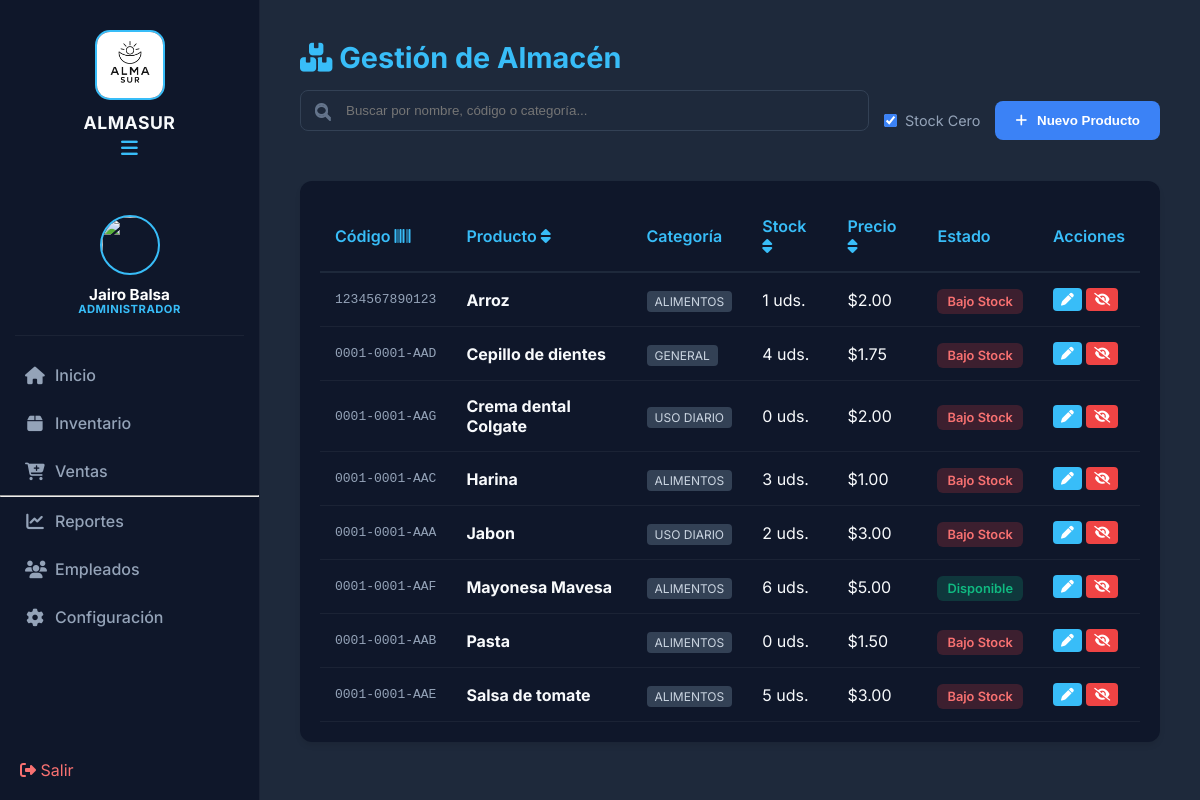
Page /Gestion_ventas/inventario.php (signed in) on the committed database.
### tables this page shows
CREATE TABLE `productos` (
  `id` int(11) NOT NULL,
  `codigo` varchar(50) DEFAULT NULL,
  `nombre` varchar(100) NOT NULL,
  `categoria` varchar(50) DEFAULT NULL,
  `descripcion` text DEFAULT NULL,
  `precio` decimal(10,2) NOT NULL,
  `stock` int(11) NOT NULL,
  `id_usuario` int(11) DEFAULT NULL,
  `creado_en` timestamp NOT NULL DEFAULT current_timestamp(),
  `estado` int(11) DEFAULT 1
);

### Gestion_ventas/inventario.php (the view, shortened to what this page needs)
<?php
include 'includes/header.php';
include 'includes/sidebar.php';
$productos = $conn->query("SELECT * FROM productos WHERE estado = 1 ORDER BY nombre ASC");
?>
<main class="main-content">
    <div class="header-pagina">
        <h1><i class="fa-solid fa-boxes-stacked"></i> Gestión de Almacén</h1>
        <div style="display: flex; gap: 15px; align-items: center; margin-top: 15px; flex-wrap: wrap;">
            <div class="search-container" style="flex-grow: 1; position: relative; min-width: 300px;">
                <input type="text" id="inputBusqueda" placeholder="Buscar por nombre, código o categoría..."
                       style="width: 100%; padding: 12px 45px; border-radius: 8px; background: #1e293b; color: white; border: 1px solid #334155; outline: none;">
                <i class="fa-solid fa-magnifying-glass" style="position: absolute; left: 15px; top: 15px; color: #64748b;"></i>
            </div>
			<div>
				<label style="color: #94a3b8; font-size: 0.9rem; cursor: pointer; display: flex; align-items: center; gap: 8px;">
					<input type="checkbox" id="verSinStock" checked style="accent-color: #3b82f6;">
					Stock Cero
				</label>
			</div>
            <button class="btn-primario" onclick="abrirModal()" style="background: #3b82f6; color: white; padding: 12px 20px; border: none; border-radius: 8px; cursor: pointer; font-weight: bold; display: flex; align-items: center; gap: 10px;">
                <i class="fa-solid fa-plus"></i> Nuevo Producto
            </button>
        </div>
    </div>
	<div class="card-moderna">
        <table class="tabla-moderna" id="tablaProductos">
            <thead>
                <tr>
                    <th onclick="ordenarTabla(0)" style="cursor:pointer">Código <i class="fa-solid fa-barcode"></i></th>
                    <th onclick="ordenarTabla(1)" style="cursor:pointer">Producto <i class="fa-solid fa-sort"></i></th>
                    <th>Categoría</th>
                    <th onclick="ordenarTabla(3)" style="cursor:pointer">Stock <i class="fa-solid fa-sort"></i></th>
                    <th onclick="ordenarTabla(4)" style="cursor:pointer">Precio <i class="fa-solid fa-sort"></i></th>
                    <th>Estado</th>
                    <th>Acciones</th>
                </tr>
            </thead>
            <tbody id="cuerpoTabla">
                <?php while($p = $productos->fetch_assoc()): ?>
                <tr>
                    <td style="font-family: monospace; color: #94a3b8;"><?php echo $p['codigo']; ?></td>
                    <td><strong><?php echo $p['nombre']; ?></strong></td>
                    <td><span class="badge-categoria"><?php echo $p['categoria'] ?? 'Sin categoría'; ?></span></td>
                    <td data-valor="<?php echo $p['stock']; ?>"><?php echo $p['stock']; ?> uds.</td>
                    <td data-valor="<?php echo $p['precio']; ?>">$<?php echo number_format($p['precio'], 2); ?></td>
                    <td>
                        <span class="badge" style="background: <?php echo ($p['stock'] <= 5) ? 'rgba(239, 68, 68, 0.2)' : 'rgba(16, 185, 129, 0.2)'; ?>; color: <?php echo ($p['stock'] <= 5) ? '#f87171' : '#10b981'; ?>;">
                            <?php echo ($p['stock'] <= 5) ? 'Bajo Stock' : 'Disponible'; ?>
                        </span>
                    </td>
					<td>
						<button class="btn-mini edit" onclick='abrirModal(<?php echo json_encode($p); ?>)'>
							<i class="fa-solid fa-pen"></i>
						</button>
						<button class="btn-mini delete" onclick="descontinuarProducto(<?php echo $p['id']; ?>, '<?php echo $p['nombre']; ?>')" style="background: #ef4444;">
							<i class="fa-solid fa-eye-slash"></i>
						</button>
					</td>
                </tr>
                <?php endwhile; ?>
            </tbody>
        </table>
    </div>
</main>

### Gestion_ventas/css/style_maestro.css (style rules this page uses)
:root { --sidebar-bg: #0f172a; --main-bg: #1e293b; --accent: #38bdf8; --accent-hover: #0ea5e9; --text-main: #f8fafc; --text-dim: #94a3b8; --sidebar-width: 260px; --transition: all 0.3s ease; }
* { box-sizing: border-box; margin: 0; padding: 0; }
body { font-family: 'Inter', sans-serif; background-color: var(--main-bg); color: var(--text-main); display: flex; min-height: 100vh; }
.main-content { margin-left: var(--sidebar-width); padding: 40px; flex-grow: 1; width: calc(100% - var(--sidebar-width)); }
.header-pagina { margin-bottom: 30px; }
.header-pagina h1 { font-size: 1.8rem; color: var(--accent); margin-bottom: 5px; }
.tabla-moderna { width: 100%; border-collapse: collapse; color: var(--text-main); text-align: left; }
.tabla-moderna th { padding: 15px; border-bottom: 2px solid var(--main-bg); color: var(--accent); font-weight: 600; }
.tabla-moderna td { padding: 15px; border-bottom: 1px solid rgba(255,255,255,0.05); }
.badge { padding: 5px 10px; border-radius: 6px; font-size: 0.8rem; font-weight: 600; }
.btn-primario { background: var(--accent); color: white; border: none; padding: 10px 20px; border-radius: 8px; font-weight: 700; cursor: pointer; transition: 0.3s; }
.card-moderna { background: #0f172a; padding: 20px; border-radius: 12px; box-shadow: 0 4px 6px -1px rgba(0, 0, 0, 0.1); }
.btn-mini { background: #38bdf8; color: white; border: none; padding: 4px 8px; border-radius: 4px; font-size: 0.8rem; cursor: pointer; }
.search-container { position: relative; margin-bottom: 20px; }
.search-container::before { content: "\f002"; font-family: "Font Awesome 6 Free"; font-weight: 900; position: absolute; left: 15px; top: 50%; transform: translateY(-50%); color: #64748b; }
.main-content { transition: margin-left 0.3s ease; }

### Gestion_ventas/includes/sidebar.php (style rules this page uses)
.main-content { transition: margin-left 0.3s ease; }

### Gestion_ventas/inventario.php (style rules this page uses)
.badge-categoria { background: #334155; color: #cbd5e1; padding: 3px 8px; border-radius: 4px; font-size: 0.75rem; text-transform: uppercase; }

### rows in the picture
productos: codigo "1234567890123", nombre "Arroz", categoria "ALIMENTOS", stock "1", precio "2.00", shows "Bajo Stock"
productos: codigo "0001-0001-AAD", nombre "Cepillo de dientes", categoria "GENERAL", stock "4", precio "1.75", shows "Bajo Stock"
productos: codigo "0001-0001-AAG", nombre "Crema dental Colgate", categoria "USO DIARIO", stock "0", precio "2.00", shows "Bajo Stock"
productos: codigo "0001-0001-AAC", nombre "Harina", categoria "ALIMENTOS", stock "3", precio "1.00", shows "Bajo Stock"
productos: codigo "0001-0001-AAA", nombre "Jabon", categoria "USO DIARIO", stock "2", precio "3.00", shows "Bajo Stock"
productos: codigo "0001-0001-AAF", nombre "Mayonesa Mavesa", categoria "ALIMENTOS", stock "6", precio "5.00", shows "Disponible"
productos: codigo "0001-0001-AAB", nombre "Pasta", categoria "ALIMENTOS", stock "0", precio "1.50", shows "Bajo Stock"
productos: codigo "0001-0001-AAE", nombre "Salsa de tomate", categoria "ALIMENTOS", stock "5", precio "3.00", shows "Bajo Stock"

### other values in the picture
$_SESSION['nombre'] "Jairo Balsa"
$rol_usuario "ADMINISTRADOR"
